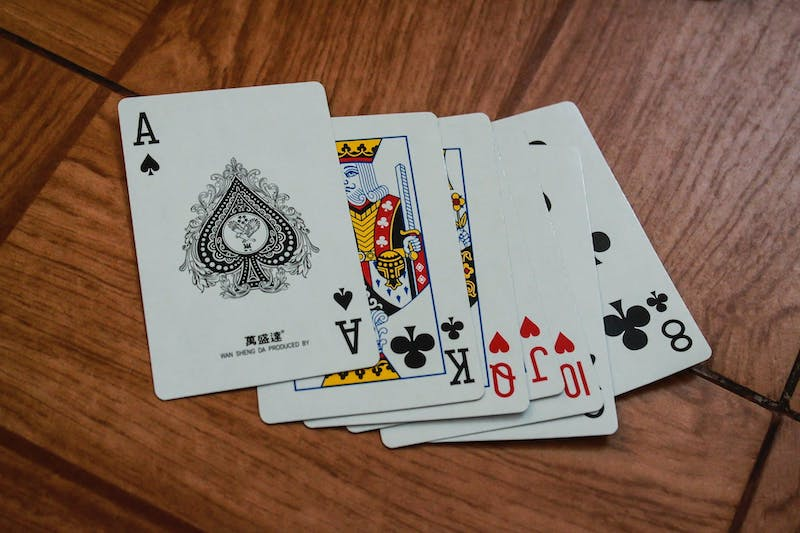
#> input picture Resources/cards.jpeg, 800 x 533 px
$ python joining-images-snippets.py
#> lines starting #> are read from the running program, lines starting #| are printed output that depends on the picture
### utils.py
import cv2
import numpy as np

def stackImages(scale,imgArray):
    rows = len(imgArray)
    cols = len(imgArray[0])
    rowsAvailable = isinstance(imgArray[0], list)
    width = imgArray[0][0].shape[1]
    height = imgArray[0][0].shape[0]
    if rowsAvailable:
        for x in range ( 0, rows):
            for y in range(0, cols):
                if imgArray[x][y].shape[:2] == imgArray[0][0].shape [:2]:
                    imgArray[x][y] = cv2.resize(imgArray[x][y], (0, 0), None, scale, scale)
                else:
                    imgArray[x][y] = cv2.resize(imgArray[x][y], (imgArray[0][0].shape[1], imgArray[0][0].shape[0]), None, scale, scale)
                if len(imgArray[x][y].shape) == 2: imgArray[x][y]= cv2.cvtColor( imgArray[x][y], cv2.COLOR_GRAY2BGR)
        imageBlank = np.zeros((height, width, 3), np.uint8)
        hor = [imageBlank]*rows
        hor_con = [imageBlank]*rows
        for x in range(0, rows):
            hor[x] = np.hstack(imgArray[x])
        ver = np.vstack(hor)
    else:
        for x in range(0, rows):
            if imgArray[x].shape[:2] == imgArray[0].shape[:2]:
                imgArray[x] = cv2.resize(imgArray[x], (0, 0), None, scale, scale)
            else:
                imgArray[x] = cv2.resize(imgArray[x], (imgArray[0].shape[1], imgArray[0].shape[0]), None,scale, scale)
            if len(imgArray[x].shape) == 2: imgArray[x] = cv2.cvtColor(imgArray[x], cv2.COLOR_GRAY2BGR)
        hor= np.hstack(imgArray)
        ver = hor
    return ver

### joining-images-snippets.py

import cv2
from utils import stackImages

img = cv2.imread("Resources/cards.jpeg")
#> img is the input picture: shape (533, 800, 3); mean B, G, R 90.2, 105.5, 130.2
imgGrayscale = cv2.cvtColor(img,cv2.COLOR_BGR2GRAY)
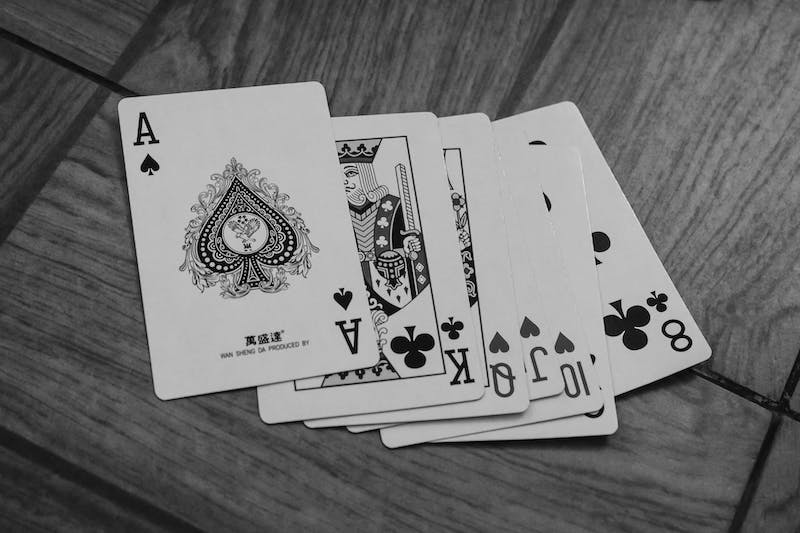
#> imgGrayscale: shape (533, 800); min 0, max 238, mean 111.1

# stack of images scaled to 50% of original image size
# define stacks as array of rows in matrix
imgStack = stackImages(0.5, ([img, imgGrayscale, img], [img, img, img]))
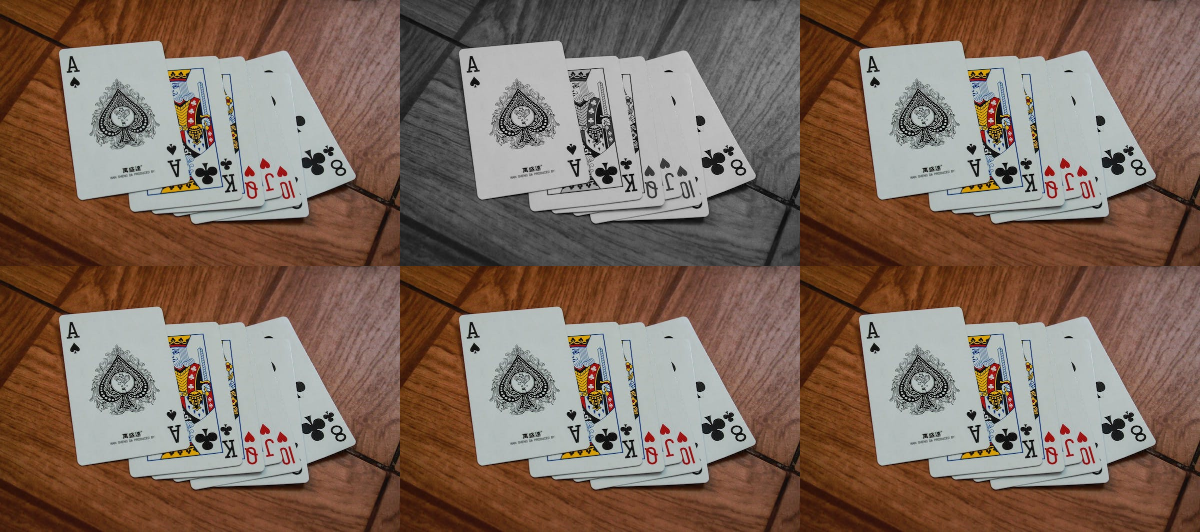
#> imgStack: shape (532, 1200, 3); mean B, G, R 93.6, 106.3, 127
cv2.imshow("ImageStack", imgStack)

# --- STACK IMAGES ---
# using numpy
'''
horizontalStack = np.hstack((img, img))
verticalStack = np.vstack((img, img))

cv2.imshow("Horizontal", horizontalStack)
cv2.imshow("Vertical", verticalStack)
'''

cv2.waitKey(0)

$ run again, with Resources/cars.jpg copied over Resources/cards.jpeg
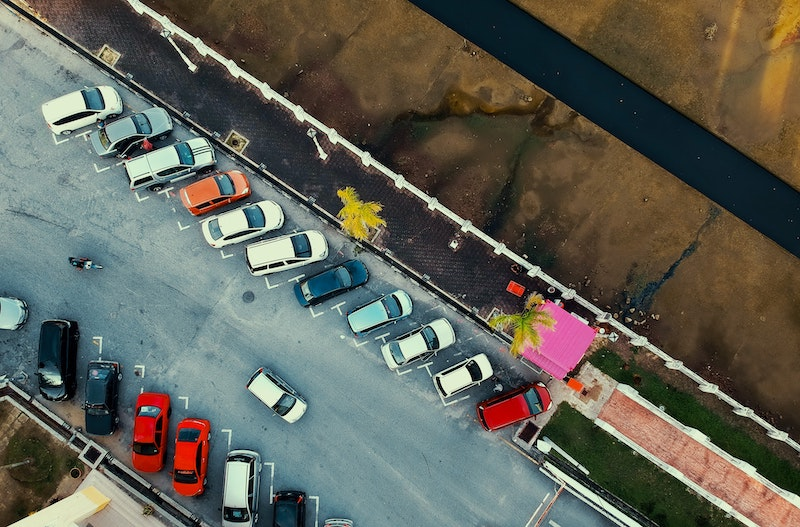
#> input picture Resources/cars.jpg, 800 x 527 px
#> img is the input picture: shape (527, 800, 3); mean B, G, R 87.1, 97.4, 97
#> `imgGrayscale = cv2.cvtColor(img,cv2.COLOR_BGR2GRAY)`:
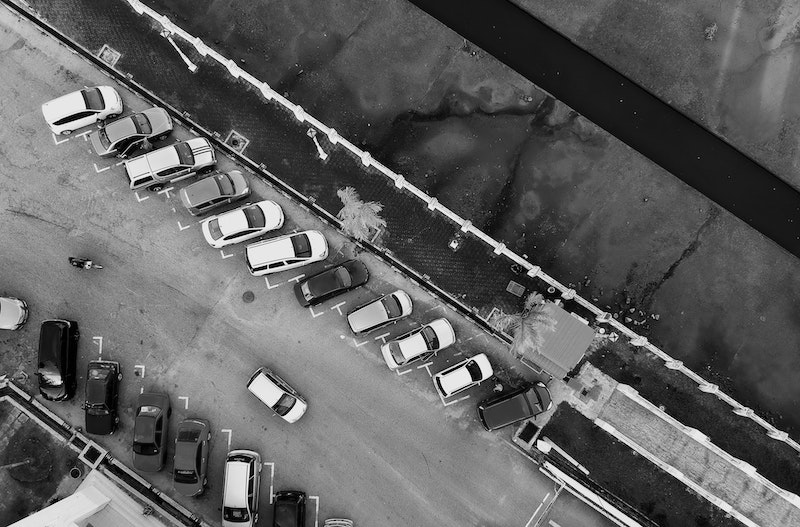
#> imgGrayscale: shape (527, 800); min 0, max 253, mean 96.1
#> `imgStack = stackImages(0.5, ([img, imgGrayscale, img], [img, img, img]))`:
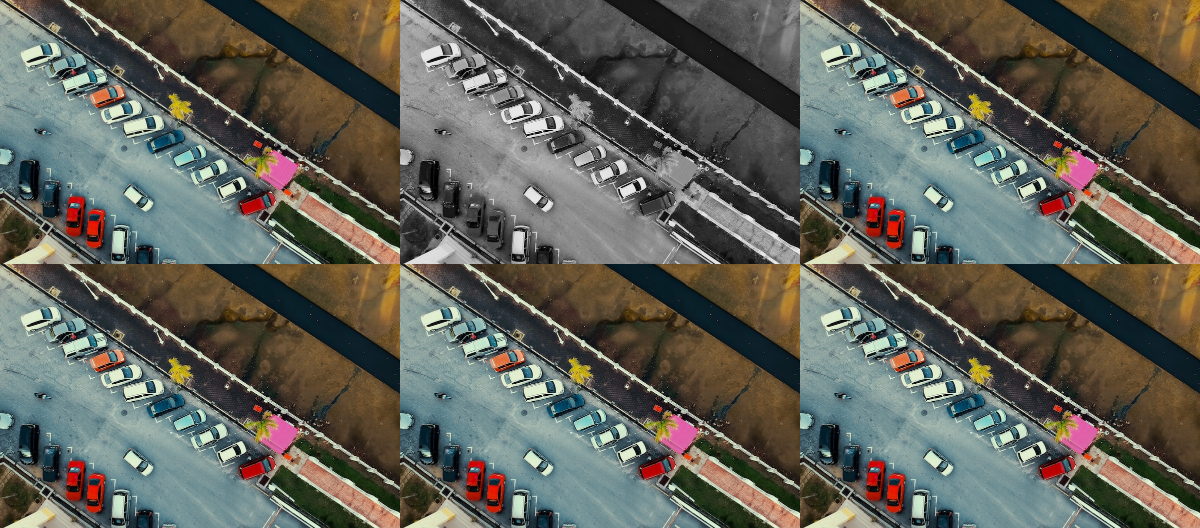
#> imgStack: shape (528, 1200, 3); mean B, G, R 88.5, 97.1, 96.8
